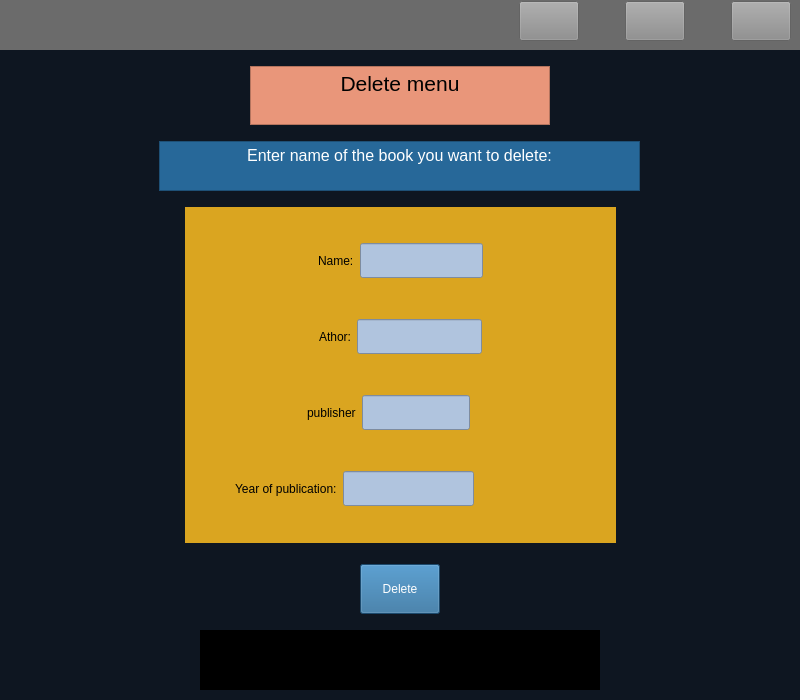
<?xml version="1.0" encoding="UTF-8"?>
<ui version="4.0">
 <class>del</class>
 <widget class="QWidget" name="del">
  <property name="geometry">
   <rect>
    <x>0</x>
    <y>0</y>
    <width>800</width>
    <height>700</height>
   </rect>
  </property>
  <property name="windowTitle">
   <string>Form</string>
  </property>
  <property name="styleSheet">
   <string notr="true">#del
{
background-color : rgb(14, 22, 33)
}

#top
{
background-color : rgb(107, 107, 107)
}

#back::hover
{
	background-color: rgb(206, 206, 206);
}

#back
{
background-color : rgb(140, 140, 140) ;
border-color: rgb(0, 0, 0);
}
#close
{
background-color : rgb(140, 140, 140) ;
}

#close::hover
{
background-color : red 
}

#relode::hover
{
	background-color: rgb(206, 206, 206);
}

#relode
{
background-color : rgb(140, 140, 140) ;
border-color: rgb(0, 0, 0);
}

#textBrowser
{
	background-color: rgb(233, 150, 122);
}
#textBrowser_2
{
	color: rgb(255, 255, 255);
	background-color: rgb(39, 104, 153);
}

#specification
{
	background-color: rgb(218, 165, 32);
}
#name
{
	color: rgb(79, 59, 33);
background-color : rgb(176, 196, 222)
}

#athor
{
background-color : rgb(176, 196, 222) ;
color: rgb(79, 59, 33);
}

#publisher
{
color: rgb(79, 59, 33);
background-color : rgb(176, 196, 222) ;
}

#year_of_publication
{
color: rgb(79, 59, 33);
background-color : rgb(176, 196, 222) ;
}
#delete_2
{
	color: rgb(255, 255, 255);
	font: 10pt &quot;MS Shell Dlg 2&quot;;
background-color: rgb(39, 104, 153) ;
}
#delete_2::hover
{
background-color : #008080
}
#textBrowser_3
{
	background-color: rgb(0, 0, 0);
	color: rgb(178, 34, 34);
	font: 10pt &quot;MS Shell Dlg 2&quot;;
}
</string>
  </property>
  <layout class="QVBoxLayout" name="verticalLayout">
   <property name="leftMargin">
    <number>0</number>
   </property>
   <property name="topMargin">
    <number>0</number>
   </property>
   <property name="rightMargin">
    <number>0</number>
   </property>
   <property name="bottomMargin">
    <number>10</number>
   </property>
   <item>
    <layout class="QVBoxLayout" name="verticalLayout_2">
     <property name="topMargin">
      <number>0</number>
     </property>
     <property name="bottomMargin">
      <number>0</number>
     </property>
     <item>
      <widget class="QWidget" name="top" native="true">
       <property name="sizePolicy">
        <sizepolicy hsizetype="Preferred" vsizetype="Fixed">
         <horstretch>0</horstretch>
         <verstretch>0</verstretch>
        </sizepolicy>
       </property>
       <layout class="QHBoxLayout" name="horizontalLayout">
        <property name="topMargin">
         <number>1</number>
        </property>
        <item>
         <spacer name="horizontalSpacer">
          <property name="orientation">
           <enum>Qt::Horizontal</enum>
          </property>
          <property name="sizeHint" stdset="0">
           <size>
            <width>40</width>
            <height>20</height>
           </size>
          </property>
         </spacer>
        </item>
        <item>
         <widget class="QPushButton" name="back">
          <property name="sizePolicy">
           <sizepolicy hsizetype="Fixed" vsizetype="Fixed">
            <horstretch>0</horstretch>
            <verstretch>0</verstretch>
           </sizepolicy>
          </property>
          <property name="minimumSize">
           <size>
            <width>60</width>
            <height>40</height>
           </size>
          </property>
          <property name="maximumSize">
           <size>
            <width>60</width>
            <height>40</height>
           </size>
          </property>
          <property name="text">
           <string/>
          </property>
          <property name="icon">
           <iconset resource="resource.qrc">
            <normaloff>:/icons/back.png</normaloff>:/icons/back.png</iconset>
          </property>
          <property name="iconSize">
           <size>
            <width>23</width>
            <height>23</height>
           </size>
          </property>
         </widget>
        </item>
        <item>
         <spacer name="horizontalSpacer_13">
          <property name="orientation">
           <enum>Qt::Horizontal</enum>
          </property>
          <property name="sizeType">
           <enum>QSizePolicy::Fixed</enum>
          </property>
          <property name="sizeHint" stdset="0">
           <size>
            <width>40</width>
            <height>20</height>
           </size>
          </property>
         </spacer>
        </item>
        <item>
         <widget class="QPushButton" name="relode">
          <property name="sizePolicy">
           <sizepolicy hsizetype="Fixed" vsizetype="Fixed">
            <horstretch>0</horstretch>
            <verstretch>0</verstretch>
           </sizepolicy>
          </property>
          <property name="minimumSize">
           <size>
            <width>60</width>
            <height>40</height>
           </size>
          </property>
          <property name="text">
           <string/>
          </property>
          <property name="icon">
           <iconset resource="resource.qrc">
            <normaloff>:/icons/reload.png</normaloff>:/icons/reload.png</iconset>
          </property>
          <property name="iconSize">
           <size>
            <width>23</width>
            <height>23</height>
           </size>
          </property>
         </widget>
        </item>
        <item>
         <spacer name="horizontalSpacer_11">
          <property name="orientation">
           <enum>Qt::Horizontal</enum>
          </property>
          <property name="sizeType">
           <enum>QSizePolicy::Fixed</enum>
          </property>
          <property name="sizeHint" stdset="0">
           <size>
            <width>40</width>
            <height>20</height>
           </size>
          </property>
         </spacer>
        </item>
        <item>
         <widget class="QPushButton" name="close">
          <property name="sizePolicy">
           <sizepolicy hsizetype="Fixed" vsizetype="Fixed">
            <horstretch>60</horstretch>
            <verstretch>40</verstretch>
           </sizepolicy>
          </property>
          <property name="minimumSize">
           <size>
            <width>60</width>
            <height>40</height>
           </size>
          </property>
          <property name="text">
           <string/>
          </property>
          <property name="icon">
           <iconset resource="resource.qrc">
            <normaloff>:/icons/close.png</normaloff>:/icons/close.png</iconset>
          </property>
          <property name="iconSize">
           <size>
            <width>23</width>
            <height>23</height>
           </size>
          </property>
         </widget>
        </item>
       </layout>
      </widget>
     </item>
     <item>
      <spacer name="verticalSpacer_2">
       <property name="orientation">
        <enum>Qt::Vertical</enum>
       </property>
       <property name="sizeType">
        <enum>QSizePolicy::Fixed</enum>
       </property>
       <property name="sizeHint" stdset="0">
        <size>
         <width>20</width>
         <height>10</height>
        </size>
       </property>
      </spacer>
     </item>
     <item>
      <layout class="QHBoxLayout" name="horizontalLayout_2">
       <property name="topMargin">
        <number>0</number>
       </property>
       <item>
        <spacer name="horizontalSpacer_2">
         <property name="orientation">
          <enum>Qt::Horizontal</enum>
         </property>
         <property name="sizeType">
          <enum>QSizePolicy::Fixed</enum>
         </property>
         <property name="sizeHint" stdset="0">
          <size>
           <width>250</width>
           <height>20</height>
          </size>
         </property>
        </spacer>
       </item>
       <item>
        <widget class="QTextBrowser" name="textBrowser">
         <property name="sizePolicy">
          <sizepolicy hsizetype="Fixed" vsizetype="Fixed">
           <horstretch>0</horstretch>
           <verstretch>50</verstretch>
          </sizepolicy>
         </property>
         <property name="minimumSize">
          <size>
           <width>0</width>
           <height>50</height>
          </size>
         </property>
         <property name="maximumSize">
          <size>
           <width>400</width>
           <height>59</height>
          </size>
         </property>
         <property name="html">
          <string>&lt;!DOCTYPE HTML PUBLIC &quot;-//W3C//DTD HTML 4.0//EN&quot; &quot;http://www.w3.org/TR/REC-html40/strict.dtd&quot;&gt;
&lt;html&gt;&lt;head&gt;&lt;meta name=&quot;qrichtext&quot; content=&quot;1&quot; /&gt;&lt;style type=&quot;text/css&quot;&gt;
p, li { white-space: pre-wrap; }
&lt;/style&gt;&lt;/head&gt;&lt;body style=&quot; font-family:'MS Shell Dlg 2'; font-size:8.05594pt; font-weight:400; font-style:normal;&quot;&gt;
&lt;p align=&quot;center&quot; style=&quot; margin-top:0px; margin-bottom:0px; margin-left:0px; margin-right:0px; -qt-block-indent:0; text-indent:0px;&quot;&gt;&lt;span style=&quot; font-size:16pt;&quot;&gt;Delete menu&lt;/span&gt;&lt;/p&gt;&lt;/body&gt;&lt;/html&gt;</string>
         </property>
        </widget>
       </item>
       <item>
        <spacer name="horizontalSpacer_3">
         <property name="orientation">
          <enum>Qt::Horizontal</enum>
         </property>
         <property name="sizeType">
          <enum>QSizePolicy::Fixed</enum>
         </property>
         <property name="sizeHint" stdset="0">
          <size>
           <width>250</width>
           <height>20</height>
          </size>
         </property>
        </spacer>
       </item>
      </layout>
     </item>
     <item>
      <spacer name="verticalSpacer_3">
       <property name="orientation">
        <enum>Qt::Vertical</enum>
       </property>
       <property name="sizeType">
        <enum>QSizePolicy::Fixed</enum>
       </property>
       <property name="sizeHint" stdset="0">
        <size>
         <width>20</width>
         <height>10</height>
        </size>
       </property>
      </spacer>
     </item>
     <item>
      <layout class="QHBoxLayout" name="horizontalLayout_3">
       <property name="topMargin">
        <number>0</number>
       </property>
       <item>
        <spacer name="horizontalSpacer_4">
         <property name="orientation">
          <enum>Qt::Horizontal</enum>
         </property>
         <property name="sizeType">
          <enum>QSizePolicy::Fixed</enum>
         </property>
         <property name="sizeHint" stdset="0">
          <size>
           <width>140</width>
           <height>20</height>
          </size>
         </property>
        </spacer>
       </item>
       <item>
        <widget class="QTextBrowser" name="textBrowser_2">
         <property name="sizePolicy">
          <sizepolicy hsizetype="Fixed" vsizetype="Fixed">
           <horstretch>0</horstretch>
           <verstretch>0</verstretch>
          </sizepolicy>
         </property>
         <property name="maximumSize">
          <size>
           <width>481</width>
           <height>50</height>
          </size>
         </property>
         <property name="html">
          <string>&lt;!DOCTYPE HTML PUBLIC &quot;-//W3C//DTD HTML 4.0//EN&quot; &quot;http://www.w3.org/TR/REC-html40/strict.dtd&quot;&gt;
&lt;html&gt;&lt;head&gt;&lt;meta name=&quot;qrichtext&quot; content=&quot;1&quot; /&gt;&lt;style type=&quot;text/css&quot;&gt;
p, li { white-space: pre-wrap; }
&lt;/style&gt;&lt;/head&gt;&lt;body style=&quot; font-family:'MS Shell Dlg 2'; font-size:8.05594pt; font-weight:400; font-style:normal;&quot;&gt;
&lt;p align=&quot;center&quot; style=&quot; margin-top:0px; margin-bottom:0px; margin-left:0px; margin-right:0px; -qt-block-indent:0; text-indent:0px;&quot;&gt;&lt;span style=&quot; font-size:12pt;&quot;&gt;Enter name of the book you want to delete:&lt;/span&gt;&lt;/p&gt;&lt;/body&gt;&lt;/html&gt;</string>
         </property>
        </widget>
       </item>
       <item>
        <spacer name="horizontalSpacer_5">
         <property name="orientation">
          <enum>Qt::Horizontal</enum>
         </property>
         <property name="sizeType">
          <enum>QSizePolicy::Fixed</enum>
         </property>
         <property name="sizeHint" stdset="0">
          <size>
           <width>140</width>
           <height>20</height>
          </size>
         </property>
        </spacer>
       </item>
      </layout>
     </item>
     <item>
      <spacer name="verticalSpacer_10">
       <property name="orientation">
        <enum>Qt::Vertical</enum>
       </property>
       <property name="sizeType">
        <enum>QSizePolicy::Fixed</enum>
       </property>
       <property name="sizeHint" stdset="0">
        <size>
         <width>20</width>
         <height>10</height>
        </size>
       </property>
      </spacer>
     </item>
     <item>
      <layout class="QHBoxLayout" name="horizontalLayout_4">
       <property name="topMargin">
        <number>0</number>
       </property>
       <item>
        <spacer name="horizontalSpacer_6">
         <property name="orientation">
          <enum>Qt::Horizontal</enum>
         </property>
         <property name="sizeType">
          <enum>QSizePolicy::Expanding</enum>
         </property>
         <property name="sizeHint" stdset="0">
          <size>
           <width>40</width>
           <height>20</height>
          </size>
         </property>
        </spacer>
       </item>
       <item>
        <widget class="QWidget" name="specification" native="true">
         <layout class="QVBoxLayout" name="verticalLayout_3">
          <property name="topMargin">
           <number>1</number>
          </property>
          <property name="bottomMargin">
           <number>1</number>
          </property>
          <item>
           <spacer name="verticalSpacer">
            <property name="orientation">
             <enum>Qt::Vertical</enum>
            </property>
            <property name="sizeType">
             <enum>QSizePolicy::Fixed</enum>
            </property>
            <property name="sizeHint" stdset="0">
             <size>
              <width>20</width>
              <height>10</height>
             </size>
            </property>
           </spacer>
          </item>
          <item>
           <layout class="QHBoxLayout" name="horizontalLayout_5">
            <property name="topMargin">
             <number>0</number>
            </property>
            <item>
             <spacer name="horizontalSpacer_14">
              <property name="orientation">
               <enum>Qt::Horizontal</enum>
              </property>
              <property name="sizeHint" stdset="0">
               <size>
                <width>40</width>
                <height>20</height>
               </size>
              </property>
             </spacer>
            </item>
            <item>
             <widget class="QLabel" name="label">
              <property name="text">
               <string>Name:</string>
              </property>
             </widget>
            </item>
            <item>
             <widget class="QLineEdit" name="name">
              <property name="minimumSize">
               <size>
                <width>0</width>
                <height>35</height>
               </size>
              </property>
             </widget>
            </item>
            <item>
             <spacer name="horizontalSpacer_15">
              <property name="orientation">
               <enum>Qt::Horizontal</enum>
              </property>
              <property name="sizeHint" stdset="0">
               <size>
                <width>40</width>
                <height>20</height>
               </size>
              </property>
             </spacer>
            </item>
           </layout>
          </item>
          <item>
           <spacer name="verticalSpacer_7">
            <property name="orientation">
             <enum>Qt::Vertical</enum>
            </property>
            <property name="sizeType">
             <enum>QSizePolicy::Fixed</enum>
            </property>
            <property name="sizeHint" stdset="0">
             <size>
              <width>20</width>
              <height>10</height>
             </size>
            </property>
           </spacer>
          </item>
          <item>
           <layout class="QHBoxLayout" name="horizontalLayout_9">
            <property name="topMargin">
             <number>0</number>
            </property>
            <item>
             <spacer name="horizontalSpacer_16">
              <property name="orientation">
               <enum>Qt::Horizontal</enum>
              </property>
              <property name="sizeHint" stdset="0">
               <size>
                <width>40</width>
                <height>20</height>
               </size>
              </property>
             </spacer>
            </item>
            <item>
             <widget class="QLabel" name="label_2">
              <property name="text">
               <string>Athor:</string>
              </property>
             </widget>
            </item>
            <item>
             <widget class="QLineEdit" name="athor">
              <property name="minimumSize">
               <size>
                <width>0</width>
                <height>35</height>
               </size>
              </property>
             </widget>
            </item>
            <item>
             <spacer name="horizontalSpacer_17">
              <property name="orientation">
               <enum>Qt::Horizontal</enum>
              </property>
              <property name="sizeHint" stdset="0">
               <size>
                <width>40</width>
                <height>20</height>
               </size>
              </property>
             </spacer>
            </item>
           </layout>
          </item>
          <item>
           <spacer name="verticalSpacer_8">
            <property name="orientation">
             <enum>Qt::Vertical</enum>
            </property>
            <property name="sizeType">
             <enum>QSizePolicy::Fixed</enum>
            </property>
            <property name="sizeHint" stdset="0">
             <size>
              <width>20</width>
              <height>10</height>
             </size>
            </property>
           </spacer>
          </item>
          <item>
           <layout class="QHBoxLayout" name="horizontalLayout_10">
            <property name="topMargin">
             <number>0</number>
            </property>
            <item>
             <spacer name="horizontalSpacer_18">
              <property name="orientation">
               <enum>Qt::Horizontal</enum>
              </property>
              <property name="sizeType">
               <enum>QSizePolicy::Expanding</enum>
              </property>
              <property name="sizeHint" stdset="0">
               <size>
                <width>113</width>
                <height>20</height>
               </size>
              </property>
             </spacer>
            </item>
            <item>
             <widget class="QLabel" name="label_3">
              <property name="text">
               <string>publisher</string>
              </property>
             </widget>
            </item>
            <item>
             <widget class="QLineEdit" name="publisher">
              <property name="minimumSize">
               <size>
                <width>0</width>
                <height>35</height>
               </size>
              </property>
             </widget>
            </item>
            <item>
             <spacer name="horizontalSpacer_19">
              <property name="orientation">
               <enum>Qt::Horizontal</enum>
              </property>
              <property name="sizeType">
               <enum>QSizePolicy::Expanding</enum>
              </property>
              <property name="sizeHint" stdset="0">
               <size>
                <width>137</width>
                <height>20</height>
               </size>
              </property>
             </spacer>
            </item>
           </layout>
          </item>
          <item>
           <spacer name="verticalSpacer_9">
            <property name="orientation">
             <enum>Qt::Vertical</enum>
            </property>
            <property name="sizeType">
             <enum>QSizePolicy::Fixed</enum>
            </property>
            <property name="sizeHint" stdset="0">
             <size>
              <width>20</width>
              <height>10</height>
             </size>
            </property>
           </spacer>
          </item>
          <item>
           <layout class="QHBoxLayout" name="horizontalLayout_11">
            <property name="topMargin">
             <number>0</number>
            </property>
            <item>
             <spacer name="horizontalSpacer_20">
              <property name="orientation">
               <enum>Qt::Horizontal</enum>
              </property>
              <property name="sizeType">
               <enum>QSizePolicy::Fixed</enum>
              </property>
              <property name="sizeHint" stdset="0">
               <size>
                <width>41</width>
                <height>20</height>
               </size>
              </property>
             </spacer>
            </item>
            <item>
             <widget class="QLabel" name="label_4">
              <property name="text">
               <string>Year of publication:</string>
              </property>
             </widget>
            </item>
            <item>
             <widget class="QLineEdit" name="year_of_publication">
              <property name="minimumSize">
               <size>
                <width>0</width>
                <height>35</height>
               </size>
              </property>
             </widget>
            </item>
            <item>
             <spacer name="horizontalSpacer_21">
              <property name="orientation">
               <enum>Qt::Horizontal</enum>
              </property>
              <property name="sizeType">
               <enum>QSizePolicy::Fixed</enum>
              </property>
              <property name="sizeHint" stdset="0">
               <size>
                <width>133</width>
                <height>20</height>
               </size>
              </property>
             </spacer>
            </item>
           </layout>
          </item>
          <item>
           <spacer name="verticalSpacer_4">
            <property name="orientation">
             <enum>Qt::Vertical</enum>
            </property>
            <property name="sizeType">
             <enum>QSizePolicy::Fixed</enum>
            </property>
            <property name="sizeHint" stdset="0">
             <size>
              <width>20</width>
              <height>10</height>
             </size>
            </property>
           </spacer>
          </item>
         </layout>
        </widget>
       </item>
       <item>
        <spacer name="horizontalSpacer_7">
         <property name="orientation">
          <enum>Qt::Horizontal</enum>
         </property>
         <property name="sizeType">
          <enum>QSizePolicy::Expanding</enum>
         </property>
         <property name="sizeHint" stdset="0">
          <size>
           <width>40</width>
           <height>20</height>
          </size>
         </property>
        </spacer>
       </item>
      </layout>
     </item>
     <item>
      <layout class="QHBoxLayout" name="horizontalLayout_8"/>
     </item>
     <item>
      <spacer name="verticalSpacer_5">
       <property name="orientation">
        <enum>Qt::Vertical</enum>
       </property>
       <property name="sizeType">
        <enum>QSizePolicy::Fixed</enum>
       </property>
       <property name="sizeHint" stdset="0">
        <size>
         <width>20</width>
         <height>15</height>
        </size>
       </property>
      </spacer>
     </item>
     <item>
      <layout class="QHBoxLayout" name="horizontalLayout_6">
       <property name="topMargin">
        <number>0</number>
       </property>
       <item>
        <spacer name="horizontalSpacer_9">
         <property name="orientation">
          <enum>Qt::Horizontal</enum>
         </property>
         <property name="sizeHint" stdset="0">
          <size>
           <width>40</width>
           <height>20</height>
          </size>
         </property>
        </spacer>
       </item>
       <item>
        <widget class="QPushButton" name="delete_2">
         <property name="sizePolicy">
          <sizepolicy hsizetype="Fixed" vsizetype="Fixed">
           <horstretch>0</horstretch>
           <verstretch>0</verstretch>
          </sizepolicy>
         </property>
         <property name="minimumSize">
          <size>
           <width>0</width>
           <height>50</height>
          </size>
         </property>
         <property name="maximumSize">
          <size>
           <width>16777215</width>
           <height>50</height>
          </size>
         </property>
         <property name="text">
          <string>Delete</string>
         </property>
        </widget>
       </item>
       <item>
        <spacer name="horizontalSpacer_10">
         <property name="orientation">
          <enum>Qt::Horizontal</enum>
         </property>
         <property name="sizeHint" stdset="0">
          <size>
           <width>40</width>
           <height>20</height>
          </size>
         </property>
        </spacer>
       </item>
      </layout>
     </item>
     <item>
      <spacer name="verticalSpacer_6">
       <property name="orientation">
        <enum>Qt::Vertical</enum>
       </property>
       <property name="sizeType">
        <enum>QSizePolicy::Fixed</enum>
       </property>
       <property name="sizeHint" stdset="0">
        <size>
         <width>20</width>
         <height>10</height>
        </size>
       </property>
      </spacer>
     </item>
     <item>
      <layout class="QHBoxLayout" name="horizontalLayout_7">
       <property name="topMargin">
        <number>0</number>
       </property>
       <item>
        <spacer name="horizontalSpacer_8">
         <property name="orientation">
          <enum>Qt::Horizontal</enum>
         </property>
         <property name="sizeType">
          <enum>QSizePolicy::Fixed</enum>
         </property>
         <property name="sizeHint" stdset="0">
          <size>
           <width>200</width>
           <height>20</height>
          </size>
         </property>
        </spacer>
       </item>
       <item>
        <widget class="QTextBrowser" name="textBrowser_3">
         <property name="sizePolicy">
          <sizepolicy hsizetype="Fixed" vsizetype="Fixed">
           <horstretch>0</horstretch>
           <verstretch>0</verstretch>
          </sizepolicy>
         </property>
         <property name="maximumSize">
          <size>
           <width>500</width>
           <height>60</height>
          </size>
         </property>
        </widget>
       </item>
       <item>
        <spacer name="horizontalSpacer_12">
         <property name="orientation">
          <enum>Qt::Horizontal</enum>
         </property>
         <property name="sizeType">
          <enum>QSizePolicy::Fixed</enum>
         </property>
         <property name="sizeHint" stdset="0">
          <size>
           <width>200</width>
           <height>20</height>
          </size>
         </property>
        </spacer>
       </item>
      </layout>
     </item>
    </layout>
   </item>
  </layout>
 </widget>
 <resources>
  <include location="resource.qrc"/>
 </resources>
 <connections/>
</ui>
